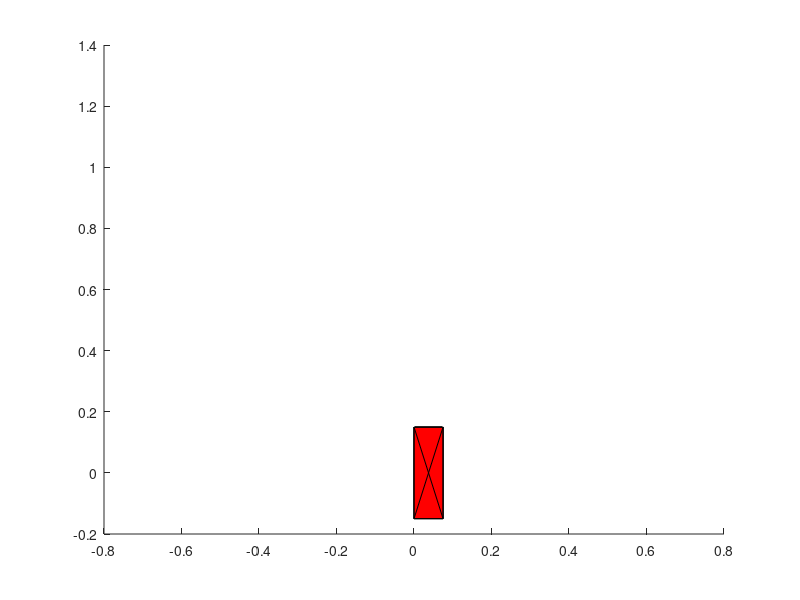

The MATLAB source for this figure:
Gimbal.roll=0;
Gimbal.tilt=0;
Gimbal.rolldot=0;
Gimbal.tiltdot=0;
Gimbal.rolldotdot=0;
Gimbal.tiltdotdot=0;
Gimbal.tauroll=0.01;
Gimbal.tautilt=0.005;
cameraThickness=0.15;

Gimbal.control.P=0.5;
Gimbal.control.D=0.01;
Gimbal.control.I=0.01;

%Coordenadas de la camara
% X_cam=[0 0 0 0];
% Y_cam=[cameraThickness -cameraThickness -cameraThickness cameraThickness];
% Z_cam=[cameraThickness/2 cameraThickness/2  -cameraThickness/2 -cameraThickness/2];
x1=0;
x2=cameraThickness/2;
y1=cameraThickness;
y2=-cameraThickness;
z1=cameraThickness/2;
z2=-cameraThickness/2;
P1=[x1 y1 z1];
P2=[x1 y2 z1];
P3=[x1 y2 z2];
P4=[x1 y1 z2];
P5=[x2 y1 z1];
P6=[x2 y2 z1];
P7=[x2 y2 z2];
P8=[x2 y1 z2];

CameraAngle=30*pi/180;
Lc=1;
C9=[x1-Lc*sin(CameraAngle) Lc*cos(CameraAngle)+y1 z1+Lc*sin(CameraAngle)];
C10=[x2+Lc*sin(CameraAngle) Lc*cos(CameraAngle)+y1 z2-Lc*sin(CameraAngle)];
C11=[x1-Lc*sin(CameraAngle) Lc*cos(CameraAngle)+y1 z2-Lc*sin(CameraAngle)];
C12=[x2+Lc*sin(CameraAngle) Lc*cos(CameraAngle)+y1 z1+Lc*sin(CameraAngle)];
v=[P1;P2;P3;P4;P5;P6;P7;P8;C9;C10;C11;C12];
f=[1 2 3 4;
    5 6 7 8;
    1 2 5 6;
    2 3 7 6;
    4 3 7 8;
    1 4 8 5;
%     9 11 10 12;
    1 9 9 9;
    8 10 10 10;
    4 11 11 11;
    5 12 12 12;
    9 11 11 11;
    10 12 12 12;
    9 12 12 12;
    10 11 11 11];
% [Quad.Xtemp,Quad.Xtemp,Quad.Xtemp]=RotateBFtoCF(X_cam,Y_cam,Z_cam,0,0);
%para la posicion inicial suponemos que el quadrotor esta en el 0,0,0
% gimbalObj=patch('XData',X_cam,'YData',Y_cam,'ZData',Z_cam,'FaceColor','r');
gimbalObj=patch('Faces',f,'Vertices',v,'FaceColor','red');

Gimbal.CamX = get(gimbalObj,'xdata')';
Gimbal.CamY = get(gimbalObj,'ydata')';
Gimbal.CamZ = get(gimbalObj,'zdata')';

